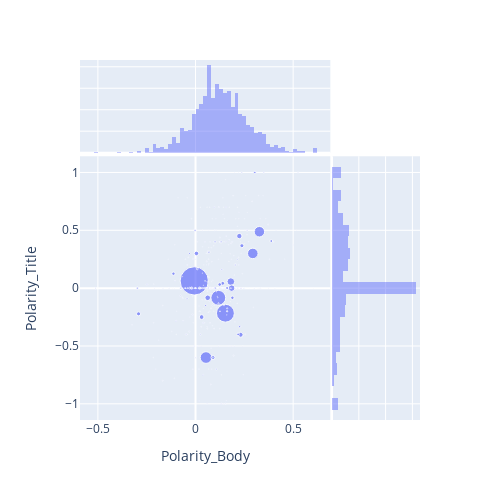

The code cell stored with this chart in its notebook:
### Code cell
import plotly.express as px
fig = px.scatter(data, x="Polarity_Body", y="Polarity_Title", marginal_x="histogram", marginal_y="histogram",size='helpful')


fig.update_layout(
    autosize=False,
    width=500,
    height=500)

fig.show()

### Figure 1 — Plotly figure (JSON) as saved in the notebook; plotly's stock layout.template omitted (floating-point values rounded to 4 significant figures; data arrays with more than 128 entries replaced by an {"elided": "..."} marker saying what was removed)
{"data": [{"hovertemplate": "Polarity_Body=%{x}<br>Polarity_Title=%{y}<br>helpful=%{marker.size}<extra></extra>", "legendgroup": "", "marker": {"color": "#636efa", "size": {"elided": "986 int values"}, "sizemode": "area", "sizeref": 10.44, "symbol": "circle"}, "mode": "markers", "name": "", "orientation": "v", "showlegend": false, "type": "scatter", "x": {"elided": "986 float values"}, "xaxis": "x", "y": {"elided": "986 float values"}, "yaxis": "y"}, {"alignmentgroup": "True", "bingroup": "x", "hovertemplate": "Polarity_Body=%{x}<br>count=%{y}<extra></extra>", "legendgroup": "", "marker": {"color": "#636efa"}, "name": "", "offsetgroup": "", "opacity": 0.5, "showlegend": false, "type": "histogram", "x": {"elided": "986 float values"}, "xaxis": "x3", "yaxis": "y3"}, {"alignmentgroup": "True", "bingroup": "y", "hovertemplate": "Polarity_Title=%{y}<br>count=%{x}<extra></extra>", "legendgroup": "", "marker": {"color": "#636efa"}, "name": "", "offsetgroup": "", "opacity": 0.5, "showlegend": false, "type": "histogram", "xaxis": "x2", "y": {"elided": "986 float values"}, "yaxis": "y2"}], "layout": {"autosize": false, "barmode": "overlay", "height": 500, "legend": {"itemsizing": "constant", "tracegroupgap": 0}, "margin": {"t": 60}, "width": 500, "xaxis": {"anchor": "y", "domain": [0, 0.7363], "title": {"text": "Polarity_Body"}}, "xaxis2": {"anchor": "y2", "domain": [0.7413, 1], "matches": "x2", "showgrid": true, "showline": false, "showticklabels": false, "ticks": ""}, "xaxis3": {"anchor": "y3", "domain": [0, 0.7363], "matches": "x", "showgrid": true, "showticklabels": false}, "xaxis4": {"anchor": "y4", "domain": [0.7413, 1], "matches": "x2", "showgrid": true, "showline": false, "showticklabels": false, "ticks": ""}, "yaxis": {"anchor": "x", "domain": [0, 0.7326], "title": {"text": "Polarity_Title"}}, "yaxis2": {"anchor": "x2", "domain": [0, 0.7326], "matches": "y", "showgrid": true, "showticklabels": false}, "yaxis3": {"anchor": "x3", "domain": [0.7426, 1], "matches": "y3", "showgrid": true, "showline": false, "showticklabels": false, "ticks": ""}, "yaxis4": {"anchor": "x4", "domain": [0.7426, 1], "matches": "y3", "showgrid": true, "showline": false, "showticklabels": false, "ticks": ""}}}
